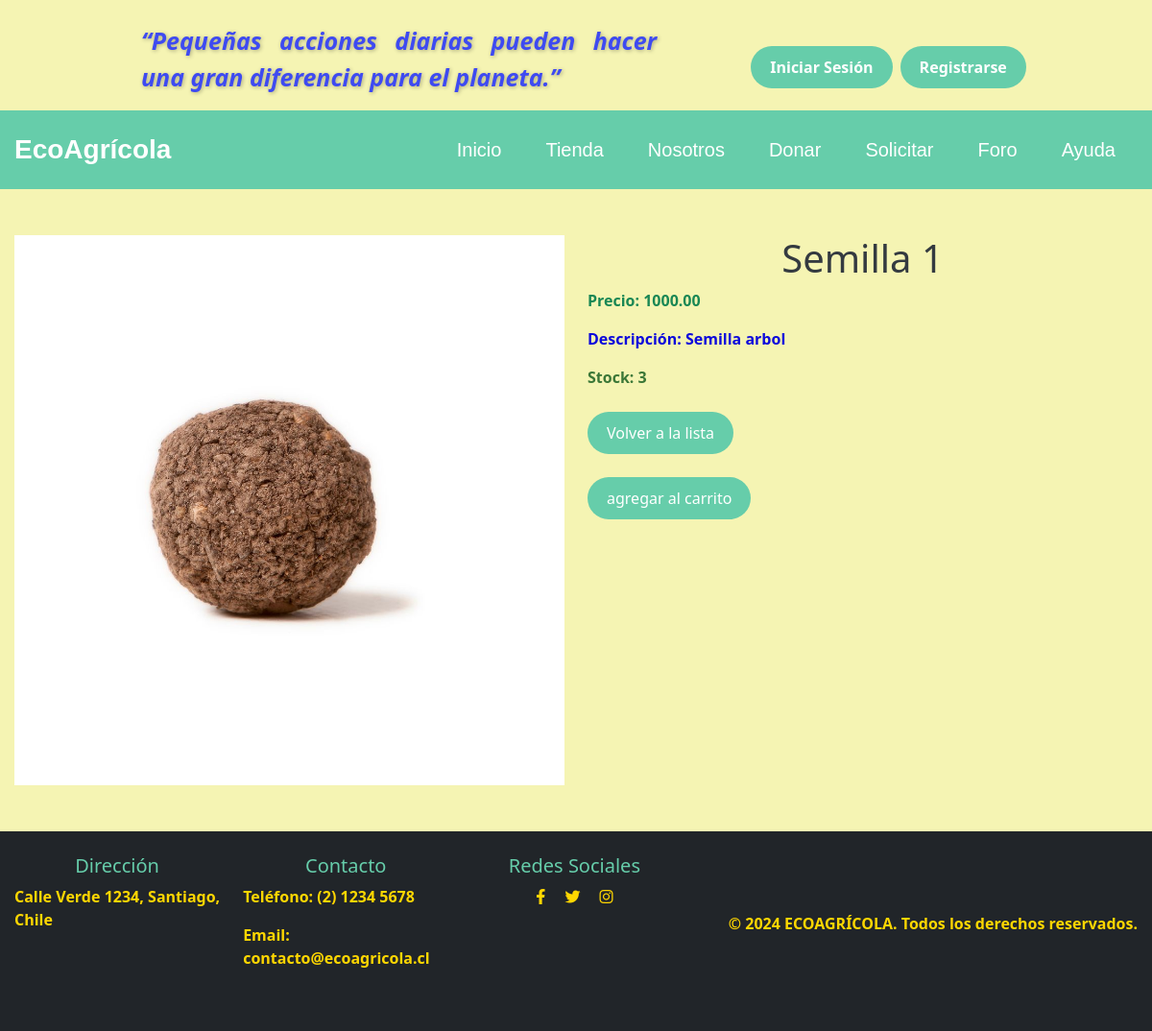
/producto/5/, run on the app's committed database.
### core/models.py (models this page shows, shortened)
class Producto(models.Model):
    nombre = models.CharField(max_length=100)
    categoria = models.CharField(max_length=100)
    descripcion = models.TextField()
    precio = models.DecimalField(max_digits=10, decimal_places=2)
    imagen = models.ImageField(upload_to='productos/')
    stock = models.PositiveIntegerField()

### core/views.py (the view)
# urls.py: path('producto/<int:pk>/', detalle_producto, name='detalle_producto'),
def detalle_producto(request, pk):
    producto = Producto.objects.get(pk=pk)
    return render(request, 'core/detalle_producto.html', {'producto': producto})

### core/templates/core/detalle_producto.html
{% extends "core/base_generic.html" %}
{% block content %}
{% load static %}
<!DOCTYPE html>
<html lang="es">
    <body>
        <div class="container my-5">
          <div class="row">
              <div class="col-lg-6 col-md-12">
                  <div class="d-flex justify-content-center">
                      <img src="{{ producto.imagen.url }}" alt="{{ producto.nombre }}" class="img-fluid">
                  </div>
              </div>
              <div class="col-lg-6 col-md-12">
                  <h1 class="product-title">{{ producto.nombre }}</h1>
                  <p class="text-success fw-bold">Precio: {{ producto.precio }}</p>
                  <p class="product-description">
                    Descripción: {{ producto.descripcion }}
                  </p>
                  <div class="mb-4">
                      <label for="cantidad" class="form-label">Stock: {{ producto.stock }}</label>
                  </div>
                  <a class="btn btn-custom" href="{% url 'listar_productos' %}">Volver a la lista</a>
                  <div class="mt-4">
                    <a
                        class="btn btn-custom"
                        href="{% url 'Add' producto.id %}">
                        agregar al carrito
                    </a>
                </div>
              </div>
          </div>
        </div>
    </body>
</html>
{% endblock %}

### core/static/core/css/style.css (style rules this page uses)
html { scroll-behavior: smooth; }
body { background-color: #f5f4b3; height: 100%; margin: 0; padding: 0; display: flex; flex-direction: column; }
p { color: #0d09db; font-weight: bold; text-align: justify; }
.btn-custom { background-color: #66CDAA; border-color: #66CDAA; color: white; border: none; padding: 10px 20px; font-size: 16px; border-radius: 25px; transition: background-color 0.3s ease; }
.container { max-width: 1200px; margin: 0 auto; padding: 0 15px; display: flex; justify-content: space-between; align-items: center; }
label { font-weight: bold; display: block; font-weight: bold; color: #3b7737; }
h1 { text-align: center; color: #343a40; }

### data on the page
Producto: imagen (picture), nombre "Semilla 1", precio "1000.00", descripcion "Semilla arbol", stock "3"
